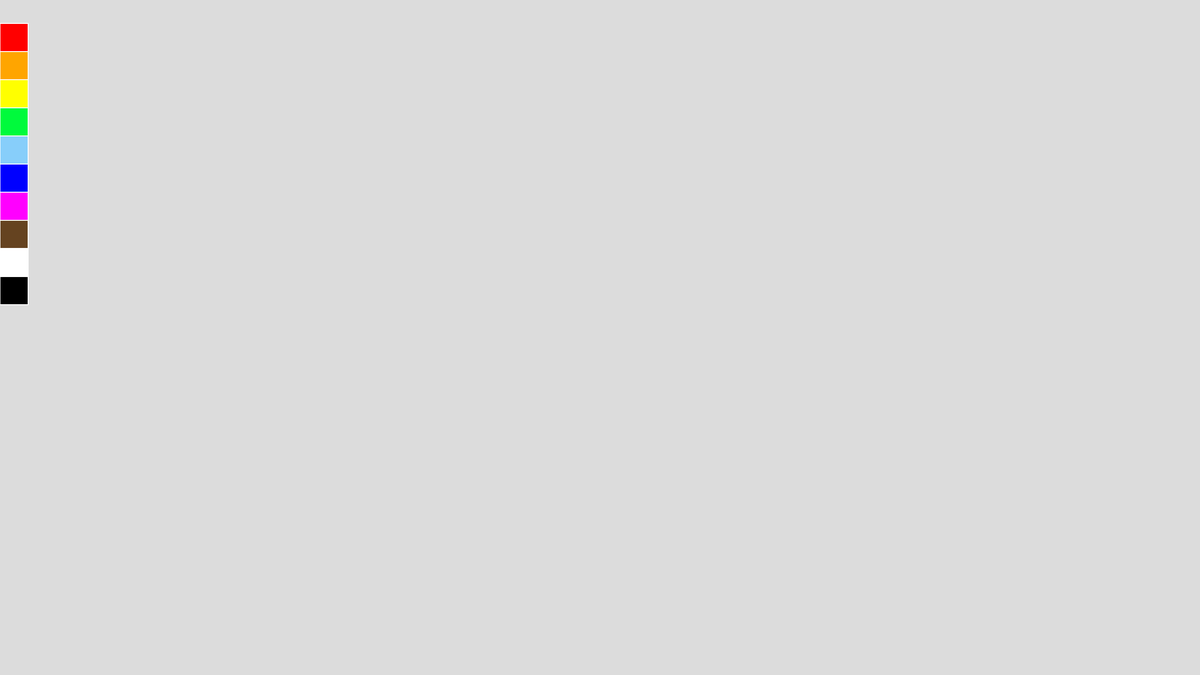
Frame 1 (no input)
Frame 60 (no input): identical to frame 1, image omitted
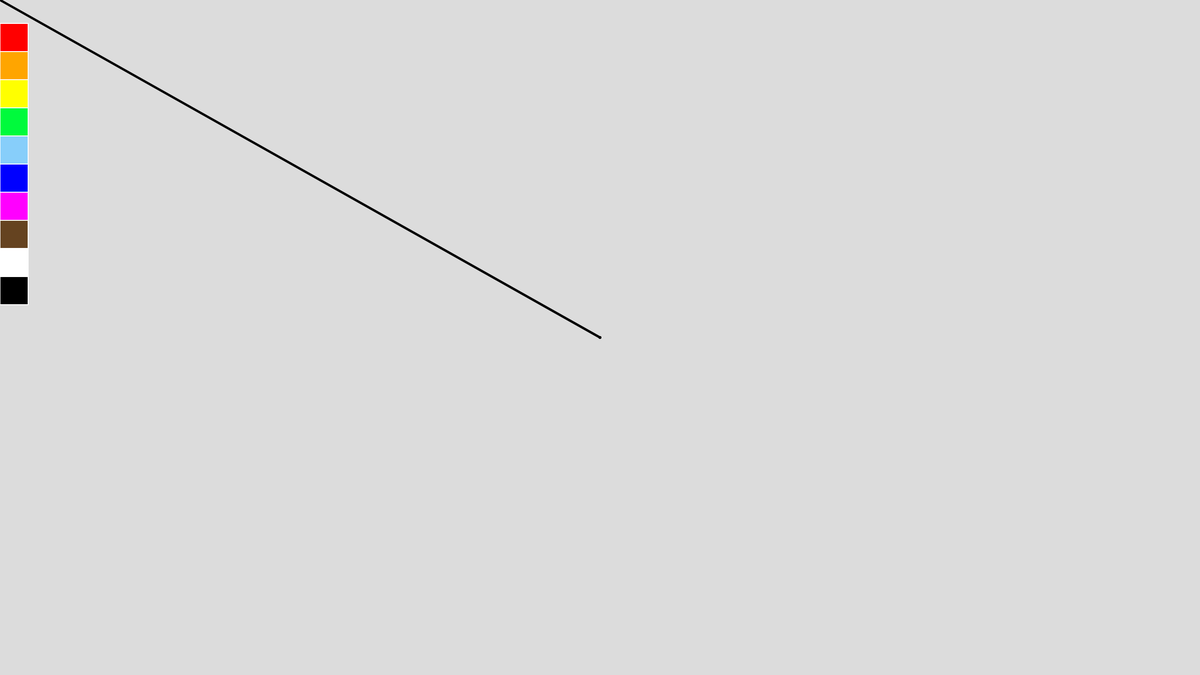
Frame 120 (the mouse pressed at the canvas centre since frame 60)

The p5.js sketch that drew these frames (run headless with seeded random() and noise() and a simulated clock; from frame 60 on, the mouse is pressed at the canvas centre):

// p5.js sketch
// ── sketch.js
let colors = [
  'red', 'orange', 'yellow', [0, 250, 60], 'skyblue',
  'blue', 'magenta', [101, 67, 32], 'white', 'black' ];

  let selectedColor = 'black';

function setup() {
  createCanvas(2560, 1440);
  background(220);
}

function draw() {
 drawPalette();

 if (mouseIsPressed && mouseX > 60) {
  stroke(selectedColor);
  strokeWeight(5);
  line(lastX, lastY, mouseX, mouseY);
}

function drawPalette() {
  fill('red')
  stroke('white')
  strokeWeight(2)
  square(0, 50, 60)

  fill('orange')
  square(0, 110, 60)

  fill('yellow')
  square(0, 170, 60)

  fill(0, 250, 60)
  square(0, 230, 60)

  fill(135,206,250)
  square(0, 290, 60)

  fill('blue')
  square(0, 350, 60)

  fill('magenta');
  square(0, 410, 60);

  fill(101, 67, 32); 
  square(0, 470, 60);

  fill('white'); 
  square(0, 530, 60);

  fill('black'); 
  square(0, 590, 60);
}

lastX = mouseX;
lastY = mouseY;
}

function mousePressed() {
  for (let i = 0; i < colors.length; i++) {
    let y = 50 + i * 60;
    if (mouseX >= 0 && mouseX <= 60 && mouseY >= y && mouseY <= y + 60) {
      selectedColor = colors[i]; 
      return;
  }
 }
}
